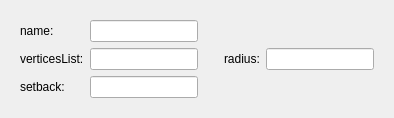
   <widget class="QWidget" name="page_32">
    <layout class="QVBoxLayout" name="verticalLayout_22">
     <item>
      <widget class="QWidget" name="widget_29" native="true">
       <layout class="QGridLayout" name="gridLayout_30">
        <item row="1" column="2">
         <spacer name="horizontalSpacer_119">
          <property name="orientation">
           <enum>Qt::Horizontal</enum>
          </property>
          <property name="sizeType">
           <enum>QSizePolicy::Fixed</enum>
          </property>
          <property name="sizeHint" stdset="0">
           <size>
            <width>20</width>
            <height>20</height>
           </size>
          </property>
         </spacer>
        </item>
        <item row="2" column="0">
         <widget class="QLabel" name="label_213">
          <property name="text">
           <string>setback:</string>
          </property>
         </widget>
        </item>
        <item row="1" column="1">
         <widget class="QLineEdit" name="lineEdit_32"/>
        </item>
        <item row="1" column="5">
         <widget class="QLineEdit" name="lineEdit_193"/>
        </item>
        <item row="0" column="0">
         <widget class="QLabel" name="label_206">
          <property name="text">
           <string>name:</string>
          </property>
         </widget>
        </item>
        <item row="1" column="3" colspan="2">
         <widget class="QLabel" name="label_210">
          <property name="text">
           <string>radius:</string>
          </property>
         </widget>
        </item>
        <item row="1" column="0">
         <widget class="QLabel" name="label_212">
          <property name="text">
           <string>verticesList:</string>
          </property>
         </widget>
        </item>
        <item row="0" column="1">
         <widget class="QLineEdit" name="lineEdit_198"/>
        </item>
        <item row="2" column="1">
         <widget class="QLineEdit" name="lineEdit_200"/>
        </item>
       </layout>
      </widget>
     </item>
    </layout>
   </widget>
